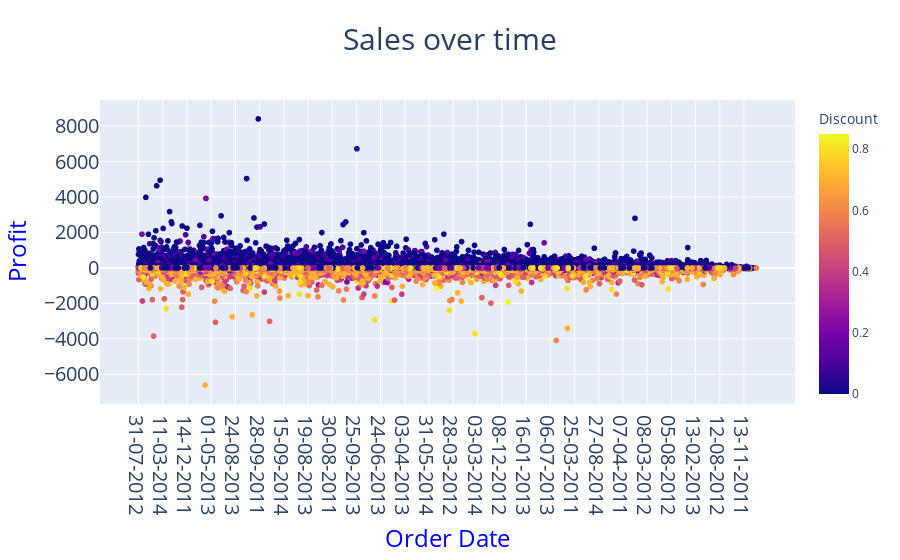

Write notebook code for a chart like this one.
### Code cell
fig7 =px.scatter(df, x='Order Date', y='Profit',color='Discount' ,title='Sales over time')
fig7.update_layout(title_x=0.5, title_font_size=30)
fig7.update_xaxes(title_text='Order Date', title_font_size=24, title_font_color='blue')
fig7.update_yaxes(title_text='Profit', title_font_size=24, title_font_color='blue')
fig7.update_xaxes(tickfont_size=20)
fig7.update_yaxes(tickfont_size=20)

### Figure 1 — Plotly figure (JSON) as saved in the notebook; plotly's stock layout.template omitted (floating-point values rounded to 4 significant figures; data arrays with more than 128 entries replaced by an {"elided": "..."} marker saying what was removed)
{"data": [{"hovertemplate": "Order Date=%{x}<br>Profit=%{y}<br>Discount=%{marker.color}<extra></extra>", "legendgroup": "", "marker": {"color": {"elided": "51290 float values"}, "coloraxis": "coloraxis", "symbol": "circle"}, "mode": "markers", "name": "", "showlegend": false, "type": "scattergl", "x": {"elided": "51290 str values"}, "xaxis": "x", "y": {"elided": "51290 float values"}, "yaxis": "y"}], "layout": {"coloraxis": {"colorbar": {"title": {"text": "Discount"}}, "colorscale": [[0, "#0d0887"], [0.1111, "#46039f"], [0.2222, "#7201a8"], [0.3333, "#9c179e"], [0.4444, "#bd3786"], [0.5556, "#d8576b"], [0.6667, "#ed7953"], [0.7778, "#fb9f3a"], [0.8889, "#fdca26"], [1, "#f0f921"]]}, "legend": {"tracegroupgap": 0}, "title": {"font": {"size": 30}, "text": "Sales over time", "x": 0.5}, "xaxis": {"anchor": "y", "domain": [0, 1], "tickfont": {"size": 20}, "title": {"font": {"color": "blue", "size": 24}, "text": "Order Date"}}, "yaxis": {"anchor": "x", "domain": [0, 1], "tickfont": {"size": 20}, "title": {"font": {"color": "blue", "size": 24}, "text": "Profit"}}}}
